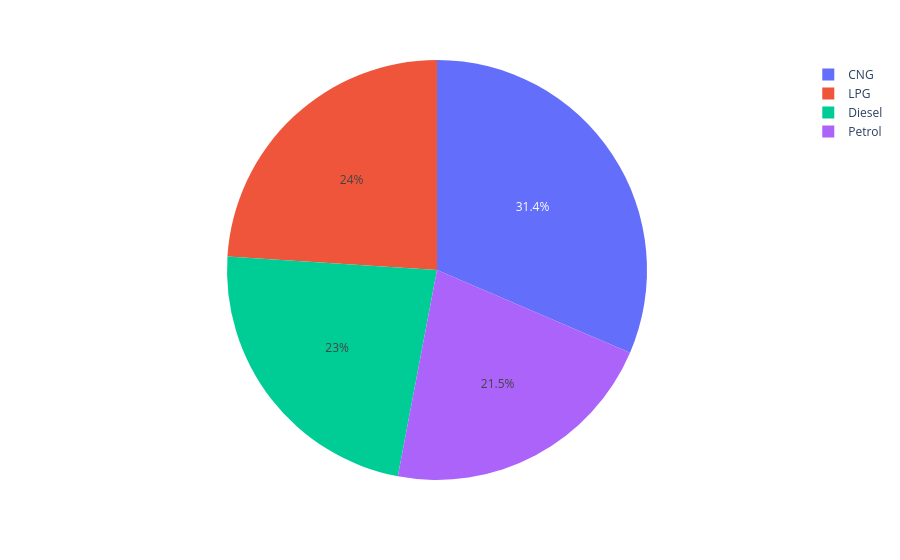

This figure's notebook cell:
### Code cell
fig = px.pie(df_g.groupby("Fuel_Type").agg({"Mileage":"mean"}).reset_index(),names="Fuel_Type",values="Mileage")
fig.show()

### Figure 1 — Plotly figure (JSON) as saved in the notebook; plotly's stock layout.template omitted (floating-point values rounded to 4 significant figures)
{"data": [{"domain": {"x": [0, 1], "y": [0, 1]}, "hovertemplate": "Fuel_Type=%{label}<br>Mileage=%{value}<extra></extra>", "labels": ["CNG", "Diesel", "Electric", "LPG", "Petrol"], "legendgroup": "", "name": "", "showlegend": true, "type": "pie", "values": [25.42, 18.62, null, 19.38, 17.42]}], "layout": {"legend": {"tracegroupgap": 0}, "margin": {"t": 60}}}
